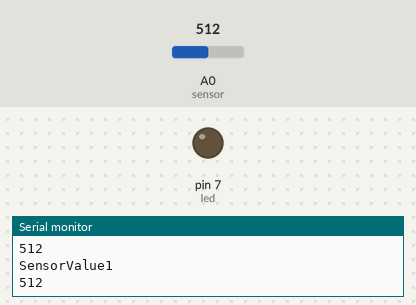
The sketch below on a simulated Arduino Uno, built with avr-gcc and run on an emulated ATmega328P. Shown: output pins drawn as LEDs (lit = HIGH), the last lines printed to the serial monitor. The inputs (shaded band) are chosen by the test bench; at power-on: A0 (sensor) = 512.

Above: at 1.8 s.
1.9 s: A0 (sensor) set to 526
4.2 s: A0 (sensor) set to 547
At 6.5 s:
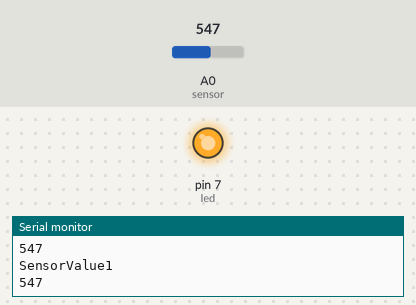
7.5 s: A0 (sensor) set to 530
At 10.0 s:
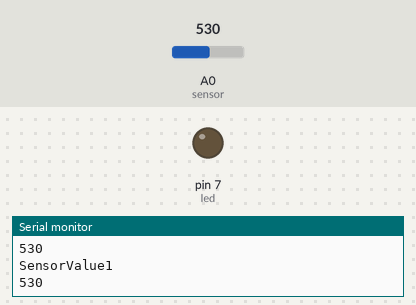
10.5 s: A0 (sensor) set to 550
At 12.4 s:
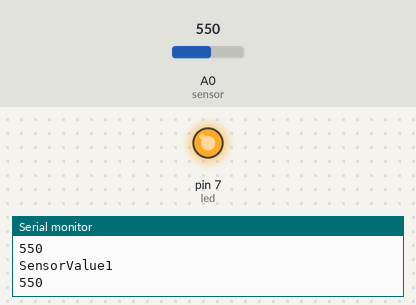
Timing chart, 0 to 13.9 s (numbered marks = the images above; inputs shaded):
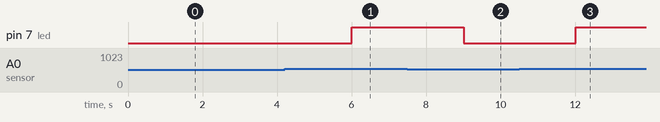

The sketch:

ANALOG_HALL.ino
```cpp
int sensor = A0;
int led = 7;
int sensorValue = 0;

void setup ()
{
  pinMode (led, OUTPUT);
  Serial.begin (9600);
}

void loop ()
{
  sensorValue = analogRead (sensor);
  Serial.println("SensorValue1");
   Serial.println (sensorValue);
   delay(1000);
    if (sensorValue >=540)
            {
              digitalWrite(led, HIGH);
              Serial.println("SensorValue");
              Serial.println(sensorValue);
            }

          else
            {
              digitalWrite(led, LOW);
              Serial.println("SensorValue");
              Serial.println(sensorValue);
            }
}
```

Measured:
- the behaviour switches between 539 and 540 on A0 (sensor) (found by bisection; images 0 and 1)
- after the input at 4.2 s, pin 7 (led): LOW → HIGH after 1.8 s
- after the input at 7.5 s, pin 7 (led): HIGH → LOW after 1.5 s
- after the input at 10.5 s, pin 7 (led): LOW → HIGH after 1.5 s
